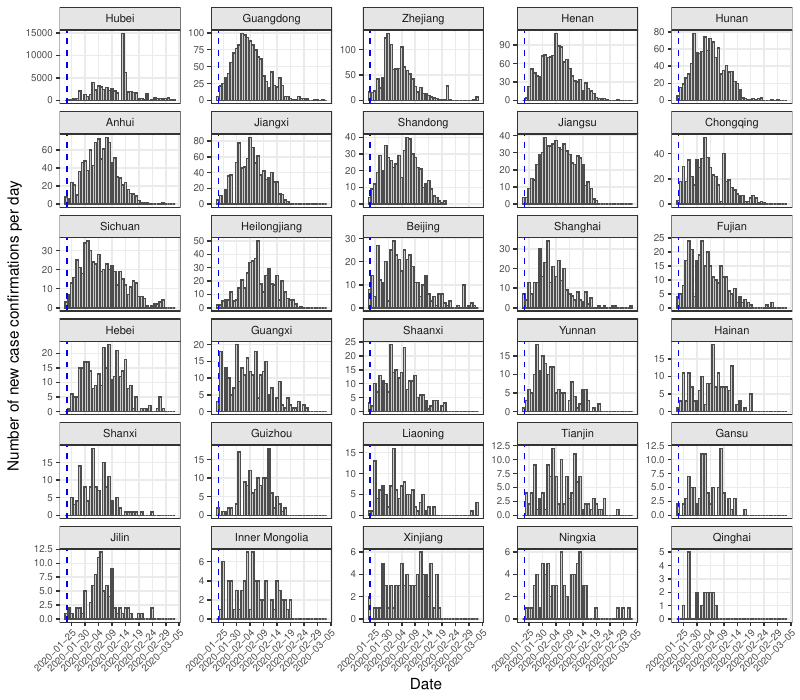

This figure's R source:
## Fig S1 - get incidence of case confirmations by province
confirmed_data <- read_csv("confirmed_data.csv")

confirmed_case_order <- confirmed_data %>% filter(country_region=="Mainland China") %>%
  group_by(province) %>% summarise(total_n = sum(n,na.rm=TRUE)) %>% arrange(-total_n) %>% pull(province)

confirmed_data <- confirmed_data %>% filter(country_region == "Mainland China")
confirmed_data$province <- factor(confirmed_data$province, levels=confirmed_case_order)
figS1 <- confirmed_data %>% filter(province != "Tibet") %>% 
  ggplot() + 
  geom_bar(aes(x=date,y=diff),stat="identity",
           fill="grey80",col="grey30",size=0.5) + 
  facet_wrap(~province, scales="free_y",ncol=5) +
  geom_vline(xintercept=(as.POSIXct("2020-01-23", format="%Y-%m-%d")),
             linetype="dashed",col="blue") +
  scale_x_datetime(breaks="5 days")+#,limits=as.POSIXct(c("2020-01-15","2020-03-03"),format="%Y-%m-%d")) +
  theme_bw() +
  ylab("Number of new case confirmations per day") +
  xlab("Date") +
  theme(axis.text.x=element_text(angle=45,hjust=1,size=7),
        axis.text.y=element_text(size=7),
        strip.background = element_rect(fill="grey90"),
        strip.text=element_text(size=8),
        legend.position=c(0.2,0.2),
        panel.grid.minor=element_blank())

pdf("figures/figS1.pdf",height=7,width=8)
figS1
dev.off()

figS1B <- confirmed_data %>% filter(province != "Tibet") %>% 
  ggplot() + 
  #geom_bar(aes(x=date,y=n),stat="identity",
  #         fill="grey80",col="grey30",size=0.5) + 
  geom_line(aes(x=date,y=n)) +
  facet_wrap(~province, scales="free_y",ncol=5) +
  geom_vline(xintercept=(as.POSIXct("2020-01-23", format="%Y-%m-%d")),
             linetype="dashed",col="blue") +
  scale_x_datetime(breaks="5 days")+#,limits=as.POSIXct(c("2020-01-15","2020-03-03"),format="%Y-%m-%d")) +
  theme_bw() +
  ylab("Cumulative number of confirmed cases") +
  xlab("Date") +
  theme(axis.text.x=element_text(angle=45,hjust=1,size=7),
        axis.text.y=element_text(size=7),
        strip.background = element_rect(fill="grey90"),
        strip.text=element_text(size=8),
        legend.position=c(0.2,0.2),
        panel.grid.minor=element_blank())

pdf("figures/figS1B.pdf",height=7,width=8)
figS1B
dev.off()
